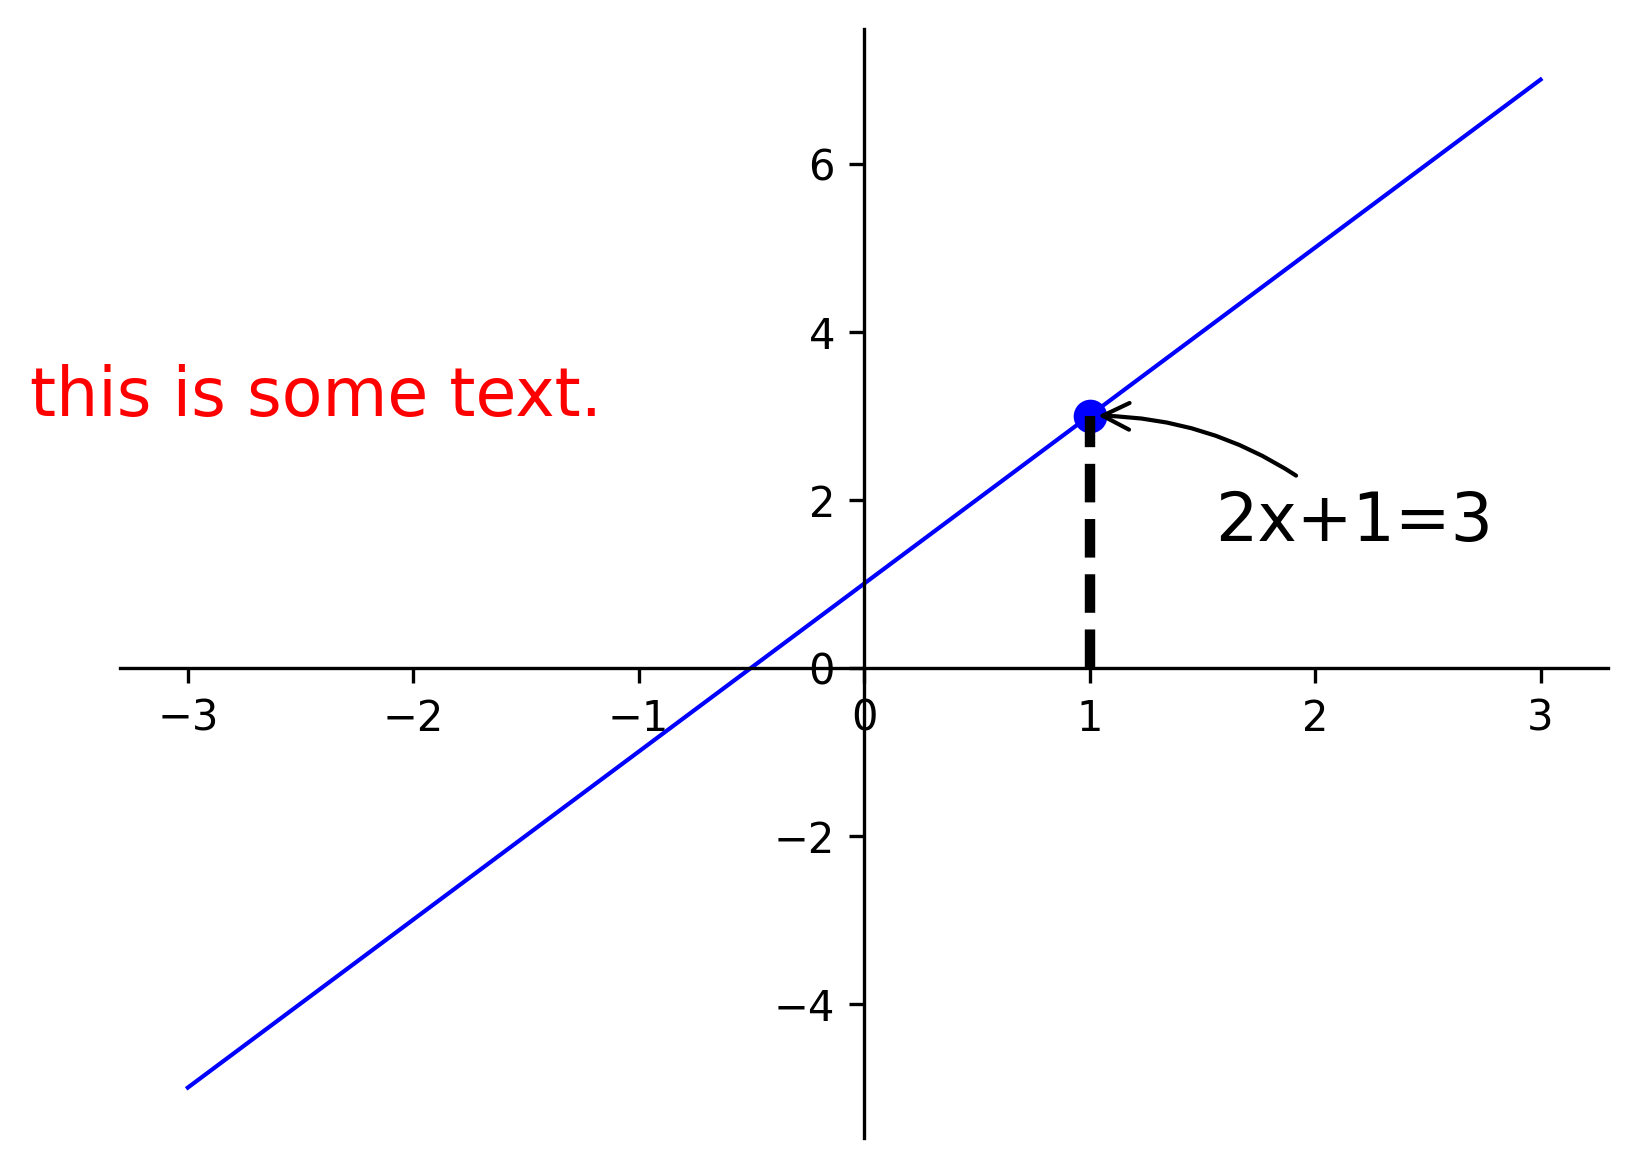

Write Python code to recreate this figure.
import matplotlib.pyplot as plt
import numpy as np
x=np.linspace(-3,3,50)
y=2*x+1
plt.plot(x,y,color='blue',linewidth='1.0')
ax=plt.gca()
ax.spines['right'].set_color('none')
ax.spines['top'].set_color('none')
ax.xaxis.set_ticks_position('bottom')
ax.spines['bottom'].set_position(('data',0))
ax.yaxis.set_ticks_position('left')
ax.spines['left'].set_position(('data',0))
x0=1
y0=2*x0+1
plt.plot([x0,x0],[0,y0],'k--',linewidth=2.5)
#normal:(x0,y0),(0,x0)----->[x0,x0],[0,y0]
plt.scatter([x0, ],[y0, ],s=50,color='b')
#scatter(**)**is the coordinate ,which use the same way as above
plt.annotate(r'2x+1=%s'%y0,xy=(x0,y0),xycoords='data',xytext=(+30,-30),
             textcoords='offset points',fontsize=16,
             arrowprops=dict(arrowstyle='->',connectionstyle="arc3,rad=.2"))
#too much too explain
plt.text(-3.7,3,r'this is some text. ',
         fontdict={'size':16,'color':'r'})
#text(coordinate,information)
plt.savefig('Annotation.png',dpi=300,bbox_inches='tight')
plt.show()